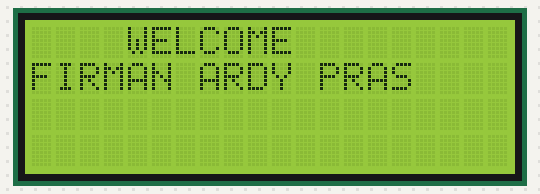
The sketch below on a simulated Arduino Uno, built with avr-gcc and run on an emulated ATmega328P. Shown: 20×4 character LCD.

Above: at 0.1 s.

The sketch:

sketch_nov09a.ino
```cpp
#include <LiquidCrystal_I2C.h>

//Inisialisasi pembuatan variable
LiquidCrystal_I2C lcd(0x27, 20, 4);

void setup() {
 //Menentukan Fungsionalitas dari PIN pada Microcontroller
 Serial.begin(115200); //baudrate yang digunakan untuk komunikasi microcontroller dengan komputer
 lcd.begin();
}


void loop() {
 //Program yang akan dijalankan berulang-ulang
 lcd.clear(); //Untuk Menghapus karakter pada LCD
 lcd.setCursor(4,0); lcd.print("WELCOME");
 lcd.setCursor(0,1); lcd.print("FIRMAN ARDY PRAS");

 delay(1000); //Jeda waktu perulagan seama 1000 mili detik

 lcd.clear(); //Untuk Menghapus karakter pada LCD
 lcd.setCursor(4,0); lcd.print("PES MOBILE");
 lcd.setCursor(0,1); lcd.print("FIRMAN ARDY PRAS");

}
```
